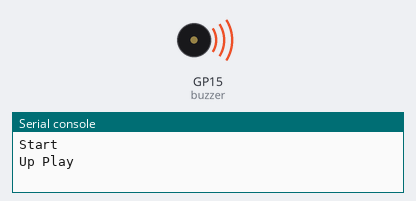
The program below on a simulated Raspberry Pi Pico running MicroPython. Shown: buzzer (waves = sounding), the last lines printed to the serial console. At 10.9 s the program stops and its outputs stay as they are.

Above: at 0.22 s.
At 10.9 s:
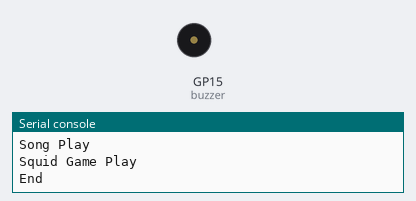
Timing chart, 0 to 12.4 s (numbered marks = the images above):
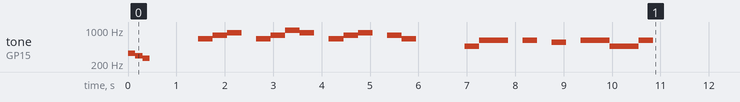

The program:

GP15_Buzzer.py
```python
from machine import Pin, PWM
import utime


print ("Start")

buzzer = PWM(Pin(15))

tones = {
    '0':    1,
    'B0':  31,
    'C1':  33,
    'CS1': 35,
    'D1':  37,
    'DS1': 39,
    'E1':  41,
    'F1':  44,
    'FS1': 46,
    'G1':  49,
    'GS1': 52,
    'A1':  55,
    'AS1': 58,
    'B1':  62,
    'C2':  65,
    'CS2': 69,
    'D2':  73,
    'DS2': 78,
    'E2':  82,
    'F2':  87,
    'FS2': 93,
    'G2':  98,
    'GS2': 104,
    'A2':  110,
    'AS2': 117,
    'B2':  123,
    'C3':  131,
    'CS3': 139,
    'D3':  147,
    'DS3': 156,
    'E3':  165,
    'F3':  175,
    'FS3': 185,
    'G3':  196,
    'GS3': 208,
    'A3':  220,
    'AS3': 233,
    'B3':  247,
    'C4':  262,
    'CS4': 277,
    'D4':  294,
    'DS4': 311,
    'E4':  330,
    'F4':  349,
    'FS4': 370,
    'G4':  392,
    'GS4': 415,
    'A4':  440,
    'AS4': 466,
    'B4':  494,
    'C5':  523,
    'CS5': 554,
    'D5':  587,
    'DS5': 622,
    'E5':  659,
    'F5':  698,
    'FS5': 740,
    'G5':  784,
    'GS5': 831,
    'A5':  880,
    'AS5': 932,
    'B5':  988,
    'C6':  1047,
    'CS6': 1109,
    'D6':  1175,
    'DS6': 1245,
    'E6':  1319,
    'F6':  1397,
    'FS6': 1480,
    'G6':  1568,
    'GS6': 1661,
    'A6':  1760,
    'AS6': 1865,
    'B6':  1976,
    'C7':  2093,
    'CS7': 2217,
    'D7':  2349,
    'DS7': 2489,
    'E7':  2637,
    'F7':  2794,
    'FS7': 2960,
    'G7':  3136,
    'GS7': 3322,
    'A7':  3520,
    'AS7': 3729,
    'B7':  3951,
    'C8':  4186,
    'CS8': 4435,
    'D8':  4699,
    'DS8': 4978,
}

# Melody
up = ['E4','D4','C4']
song = ['E5','G5','A5','P','E5','G5','B5','A5','P','E5','G5','A5','P','G5','E5']
squidgame = ['AS4','DS5','DS5','P','DS5','P','CS5','P','DS5','DS5','AS4','AS4','DS5']


def playtone(duty, frequency):
    buzzer.duty_u16(duty)
    buzzer.freq(frequency)

def bequiet():
    buzzer.duty_u16(0)

print ("Up Play")
for i in range(len(up)):
    if (up[i] == "P"):
        bequiet()
    else:
        playtone(19660, tones[up[i]])
    utime.sleep(0.15)
bequiet()

utime.sleep(1)

print ("Song Play")
for i in range(len(song)):
    if (song[i] == "P"):
        bequiet()
    else:
        playtone(1000, tones[song[i]])
    utime.sleep(0.3)
bequiet()

utime.sleep(1)

print ("Squid Game Play")
for i in range(len(squidgame)):
    if (squidgame[i] == "P"):
        bequiet()
    else:
        playtone(1000, tones[squidgame[i]])
    utime.sleep(0.3)
bequiet()

print ("End")
```

Measured:
- by itself, tone on GP15 (buzzer): plays 330 Hz for 0.15 s, 294 Hz for 0.15 s, 262 Hz for 0.15 s, 659 Hz for 0.30 s, 784 Hz for 0.30 s, 880 Hz for 0.30 s … (22 notes in this stretch)
